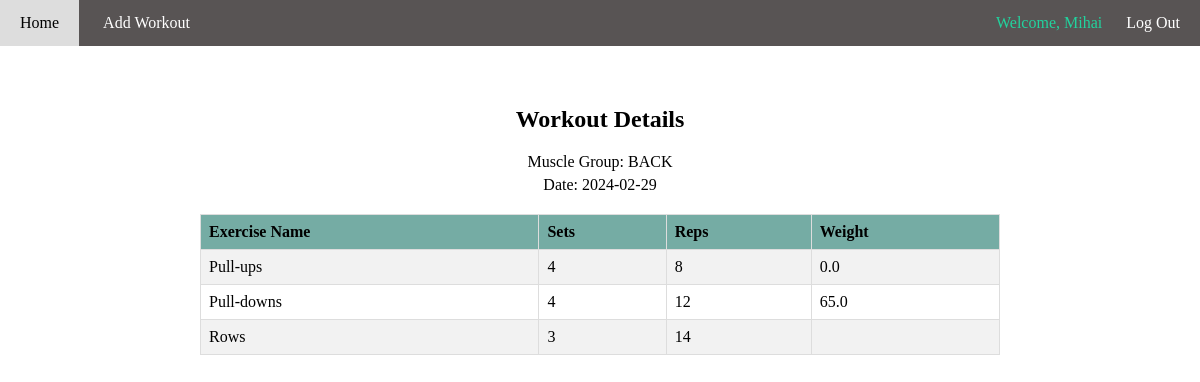
The app's page /log/11 (signed in) with its own data.
### tables this page shows
CREATE TABLE logs (id INTEGER PRIMARY KEY AUTOINCREMENT NOT NULL, user_id INT NOT NULL, date DATE NOT NULL, muscle_group TEXT NOT NULL, FOREIGN KEY (user_id) REFERENCES users (id));

CREATE TABLE log_details (id INTEGER PRIMARY KEY AUTOINCREMENT NOT NULL, log_id INT NOT NULL, sets INT NOT NULL, reps INT NOT NULL, weight REAL, ex_name TEXT NOT NULL, FOREIGN KEY (log_id) REFERENCES logs (id));

### app.py (the view)
@app.route("/log/<int:log_id>")
@login_required
def log(log_id):
    log_details = db.execute("""SELECT l.id, l.date, l.muscle_group, ld.sets,
                            ld.reps, ld.weight, ld.ex_name FROM logs l
                            JOIN log_details ld ON l.id = ld.log_id
                            JOIN users u ON u.id = l.user_id
                            WHERE u.id = ? AND l.id = ?
                            """, session["user_id"], log_id)
    print(log_details)
    muscle_group = log_details[0]["muscle_group"]
    date = log_details[0]["date"]
    return render_template("log.html", muscle_group = muscle_group, date = date, details = log_details)

### app.py (called while the page is built)
@app.after_request
def after_request(response):
    response.headers["Cache-Control"] = "no-cache, no-store, must-revalidate"
    response.headers["Expires"] = 0
    response.headers["Pragma"] = "no-cache"
    return response

### helpers.py (called while the page is built)
def login_required(f):
    @wraps(f)
    def decorated_function(*args, **kwargs):
        if session.get("user_id") is None:
            return redirect("/login")
        return f(*args, **kwargs)
    return decorated_function

### templates/log.html (shortened to what this page needs)
{% extends "layout.html" %}
{% block main %}
    <div class="container5">
        <h2>Workout Details</h2>
        <div class="container6">
            <p>Muscle Group: {{ muscle_group }}</p>
            <p>Date: {{ date }}</p>
        </div>
        <table class="ex_table">
            <tr>
                <th>Exercise Name</th>
                <th>Sets</th>
                <th>Reps</th>
                <th>Weight</th>
            </tr>
            {% for detail in details %}
            <tr>
                <td>{{ detail.ex_name }}</td>
                <td>{{ detail.sets }}</td>
                <td>{{ detail.reps }}</td>
                <td>{{ detail.weight }}</td>
            </tr>
            {% endfor %}
        </table>
    </div>
{% endblock %}

### static/styles.css (style rules this page uses)
body { margin: 0; }
h2 { text-align: center; }
p { margin-top: 15px; text-align: center; }
.container5 { max-width: 800px; margin: 0 auto; padding: 20px; }
.container6 { margin-bottom: 20px; }
.container6 p { margin: 5px 0; }
.ex_table { width: 100%; border-collapse: collapse; margin-top: 20px; }
.ex_table th, .ex_table td { border: 1px solid #ddd; padding: 8px; text-align: left; }
.ex_table th { background-color: #75aca4; }
.ex_table tr:nth-child(even) { background-color: #f2f2f2; }

### records on screen
logs: muscle_group "BACK", date "2024-02-29"
log_details: ex_name "Pull-ups", sets "4", reps "8", weight "0.0"
log_details: ex_name "Pull-downs", sets "4", reps "12", weight "65.0"
log_details: ex_name "Rows", sets "3", reps "14"

### other values on screen
{{ session["username"] }} "Mihai"
